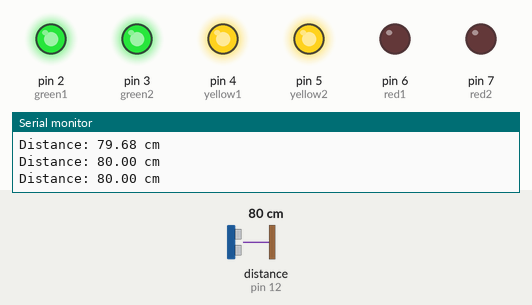
This sketch was run on a simulated Arduino Uno, built with avr-gcc and run on an emulated ATmega328P. Shown: output pins drawn as LEDs (lit = HIGH), the last lines printed to the serial monitor. Wiring (inferred from the names in the program): ultrasonic range finder: trigger pin 11; echo pin 12. Inputs (shaded band) come from the test bench; at power-on: distance to the obstacle (sensor on pin 12) 80 cm. The echo pulse lasts 58.3 µs per cm; pins used as bus, display or sensor lines are not drawn.

Above: at 1.3 s.
1.4 s: distance to the obstacle (sensor on pin 12) set to 65 cm
3.2 s: distance to the obstacle (sensor on pin 12) set to 54 cm
At 4.8 s:
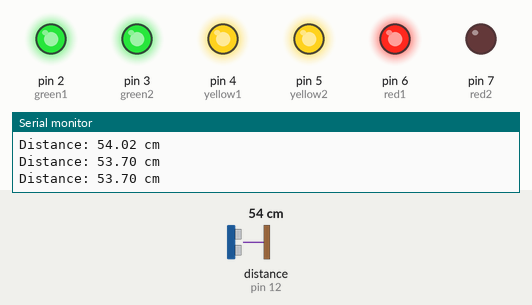
5.5 s: distance to the obstacle (sensor on pin 12) set to 33 cm
8.5 s: distance to the obstacle (sensor on pin 12) set to 28 cm
At 9.8 s:
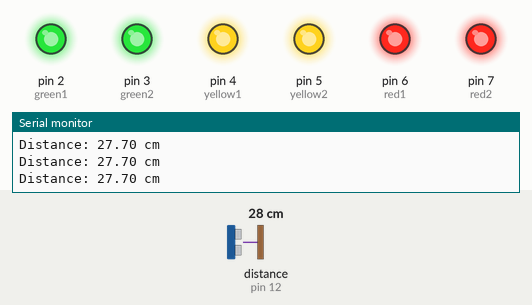
10.5 s: distance to the obstacle (sensor on pin 12) set to 120 cm
At 11.9 s:
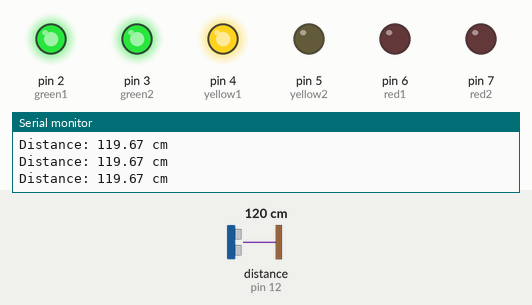
12.5 s: distance to the obstacle (sensor on pin 12) set to 2 cm
At 14.3 s:
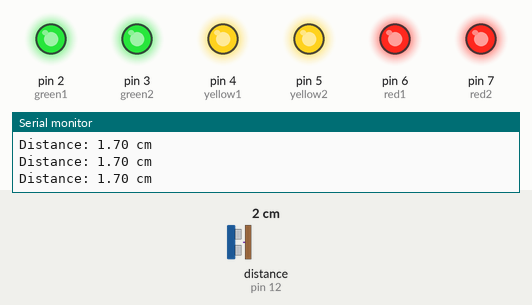
Timing chart, 0 to 15.6 s (numbered marks = the images above; inputs shaded):
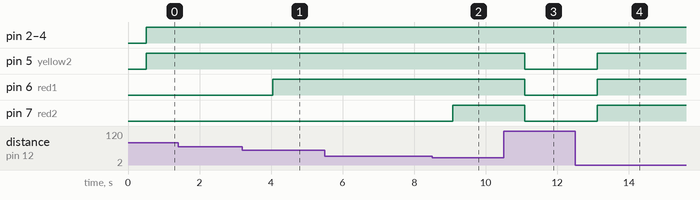

The sketch:

DistanceSensorCode.ino
```cpp
// Ultrasonic Distance Measurement with HC-SR04
// Platform: Arduino (Uno/Nano/Etc.)
// Code given by teacher and altered by Trinity Wilkins

const int trigPin = 11;   // TRIG pin of HC-SR04
const int echoPin = 12;  // ECHO pin of HC-SR04
const int green1 = 2;
const int green2 = 3;
const int yellow1 = 4;
const int yellow2 = 5;
const int red1 = 6;
const int red2 = 7;

void setup() {
  Serial.begin(9600);          // Start serial communication
  pinMode(trigPin, OUTPUT);    // TRIG is an output
  pinMode(echoPin, INPUT);     // ECHO is an input
  pinMode(7,OUTPUT);

  pinMode(green1, OUTPUT);
  pinMode(green2, OUTPUT);
  pinMode(yellow1, OUTPUT);
  pinMode(yellow2, OUTPUT);
  pinMode(red1, OUTPUT);
  pinMode(red2, OUTPUT);
}

void loop() {
  long duration;
  float distance_cm;

  // Clear the TRIG pin
  digitalWrite(trigPin, LOW);
  delayMicroseconds(2);

  // Send a 10 microsecond pulse to TRIG
  digitalWrite(trigPin, HIGH);
  delayMicroseconds(10);
  digitalWrite(trigPin, LOW);

  // Read the echo pulse duration (microseconds)
  duration = pulseIn(echoPin, HIGH);

  // Calculate the distance (cm)
  // Speed of sound = 343 m/s = 0.0343 cm/us
  distance_cm = (duration * 0.0343) / 2;

  // Print to Serial Monitor
  Serial.print("Distance: ");
  Serial.print(distance_cm);
  Serial.println(" cm");

  delay(500);  // Wait half a second before next measurement

  // Lights begin to turn on incrementally if the distance
  // registered is less than 180 cm from the sensor
  if (distance_cm < 180) {

    // All lights turn on at less than 30cm
      if (distance_cm > 0 && distance_cm < 30){
        digitalWrite(green1, HIGH);
        digitalWrite(green2, HIGH);
        digitalWrite(yellow1, HIGH);
        digitalWrite(yellow2, HIGH);
        digitalWrite(red1, HIGH);
        digitalWrite(red2, HIGH);

    // All lights up to red 1 turn on at less than 60cm
      } else if (distance_cm > 30 && distance_cm < 60){
        digitalWrite(green1, HIGH);
        digitalWrite(green2, HIGH);
        digitalWrite(yellow1, HIGH);
        digitalWrite(yellow2, HIGH);
        digitalWrite(red1, HIGH);
        digitalWrite(red2, LOW);

    // All lights up to yellow 2 turn on at less than 90cm
      } else if (distance_cm > 60 && distance_cm < 90){
        digitalWrite(green1, HIGH);
        digitalWrite(green2, HIGH);
        digitalWrite(yellow1, HIGH);
        digitalWrite(yellow2, HIGH);
        digitalWrite(red1, LOW);
        digitalWrite(red2, LOW);

    // All lights up to yellow 1 turn on at less than 120cm
      } else if (distance_cm > 90 && distance_cm < 120){
        digitalWrite(green1, HIGH);
        digitalWrite(green2, HIGH);
        digitalWrite(yellow1, HIGH);
        digitalWrite(yellow2, LOW);
        digitalWrite(red1, LOW);
        digitalWrite(red2, LOW);

    // Both green lights turn on at less than 150cm
       } else if (distance_cm > 120 && distance_cm < 150 ){
        digitalWrite(green1, HIGH);
        digitalWrite(green2, HIGH);
        digitalWrite(yellow1, LOW);
        digitalWrite(yellow2, LOW);
        digitalWrite(red1, LOW);
        digitalWrite(red2, LOW);

    // Only green 1 light turns on at less than 180cm
        } else if (distance_cm > 150 && distance_cm < 180 ){
        digitalWrite(green1, HIGH);
        digitalWrite(green2, LOW);
        digitalWrite(yellow1, LOW);
        digitalWrite(yellow2, LOW);
        digitalWrite(red1, LOW);
        digitalWrite(red2, LOW);
        }
  } else {
    // Turn off all LEDs when not close
      digitalWrite(green1, LOW);
      digitalWrite(green2, LOW);
      digitalWrite(yellow1, LOW);
      digitalWrite(yellow2, LOW);
      digitalWrite(red1, LOW);
      digitalWrite(red2, LOW);

    delay(500);
  }
}
```

Measured:
- the behaviour switches between 60 and 59 cm on distance to the obstacle (sensor on pin 12) (found by bisection; images 0 and 1)
- the behaviour switches between 31 and 30 cm on distance to the obstacle (sensor on pin 12) (found by bisection; images 1 and 2)
- after the input at 3.2 s, pin 6 (red1): LOW → HIGH after 0.84 s
- after the input at 8.5 s, pin 7 (red2): LOW → HIGH after 0.57 s
- after the input at 10.5 s, pin 5 (yellow2), pin 6 (red1), pin 7 (red2): HIGH → LOW after 0.59 s
- after the input at 12.5 s, pin 5 (yellow2), pin 6 (red1), pin 7 (red2): LOW → HIGH after 0.62 s
